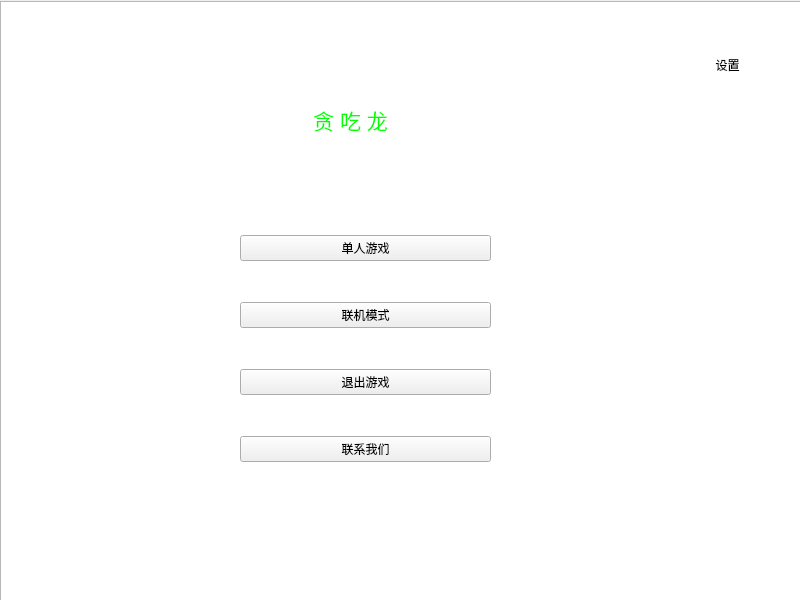
<?xml version="1.0" encoding="UTF-8"?>
<ui version="4.0">
 <class>MainWindow</class>
 <widget class="QMainWindow" name="MainWindow">
  <property name="geometry">
   <rect>
    <x>0</x>
    <y>0</y>
    <width>800</width>
    <height>600</height>
   </rect>
  </property>
  <property name="windowTitle">
   <string>MainWindow</string>
  </property>
  <widget class="QWidget" name="centralwidget">
   <widget class="QWidget" name="verticalLayoutWidget">
    <property name="geometry">
     <rect>
      <x>240</x>
      <y>200</y>
      <width>251</width>
      <height>301</height>
     </rect>
    </property>
    <layout class="QVBoxLayout" name="verticalLayout">
     <property name="spacing">
      <number>6</number>
     </property>
     <property name="sizeConstraint">
      <enum>QLayout::SetDefaultConstraint</enum>
     </property>
     <item>
      <widget class="QPushButton" name="pushButton">
       <property name="styleSheet">
        <string notr="true">font: 14pt &quot;Arial&quot;;</string>
       </property>
       <property name="text">
        <string>单人游戏</string>
       </property>
       <property name="icon">
        <iconset resource="GD_resource.qrc">
         <normaloff>:/icon/icon/people2.png</normaloff>:/icon/icon/people2.png</iconset>
       </property>
       <property name="iconSize">
        <size>
         <width>25</width>
         <height>25</height>
        </size>
       </property>
       <property name="autoDefault">
        <bool>true</bool>
       </property>
       <property name="flat">
        <bool>false</bool>
       </property>
      </widget>
     </item>
     <item>
      <widget class="QPushButton" name="pushButton_2">
       <property name="styleSheet">
        <string notr="true">font: 14pt &quot;Arial&quot;;</string>
       </property>
       <property name="text">
        <string>联机模式</string>
       </property>
       <property name="icon">
        <iconset resource="GD_resource.qrc">
         <normaloff>:/icon/icon/people1.png</normaloff>:/icon/icon/people1.png</iconset>
       </property>
       <property name="iconSize">
        <size>
         <width>25</width>
         <height>25</height>
        </size>
       </property>
      </widget>
     </item>
     <item>
      <widget class="QPushButton" name="pushButton_3">
       <property name="styleSheet">
        <string notr="true">font: 14pt &quot;Arial&quot;;</string>
       </property>
       <property name="text">
        <string>退出游戏</string>
       </property>
       <property name="icon">
        <iconset resource="GD_resource.qrc">
         <normaloff>:/icon/icon/people3.png</normaloff>:/icon/icon/people3.png</iconset>
       </property>
       <property name="iconSize">
        <size>
         <width>25</width>
         <height>25</height>
        </size>
       </property>
      </widget>
     </item>
     <item>
      <widget class="QPushButton" name="pushButton_4">
       <property name="styleSheet">
        <string notr="true">font: 14pt &quot;Arial&quot;;</string>
       </property>
       <property name="text">
        <string>联系我们</string>
       </property>
       <property name="icon">
        <iconset resource="GD_resource.qrc">
         <normaloff>:/icon/icon/people4.png</normaloff>:/icon/icon/people4.png</iconset>
       </property>
       <property name="iconSize">
        <size>
         <width>25</width>
         <height>25</height>
        </size>
       </property>
      </widget>
     </item>
    </layout>
   </widget>
   <widget class="QWidget" name="verticalLayoutWidget_2">
    <property name="geometry">
     <rect>
      <x>680</x>
      <y>40</y>
      <width>95</width>
      <height>51</height>
     </rect>
    </property>
    <layout class="QVBoxLayout" name="verticalLayout_2">
     <item>
      <widget class="QPushButton" name="pushButton_5">
       <property name="layoutDirection">
        <enum>Qt::LeftToRight</enum>
       </property>
       <property name="text">
        <string>设置</string>
       </property>
       <property name="icon">
        <iconset>
         <normaloff>../../../WorkSimulation/Yanhao/icon/cog.png</normaloff>../../../WorkSimulation/Yanhao/icon/cog.png</iconset>
       </property>
       <property name="checkable">
        <bool>true</bool>
       </property>
       <property name="autoDefault">
        <bool>false</bool>
       </property>
       <property name="default">
        <bool>false</bool>
       </property>
       <property name="flat">
        <bool>true</bool>
       </property>
      </widget>
     </item>
    </layout>
   </widget>
   <widget class="QLabel" name="label">
    <property name="geometry">
     <rect>
      <x>160</x>
      <y>50</y>
      <width>381</width>
      <height>141</height>
     </rect>
    </property>
    <property name="text">
     <string>&lt;html&gt;&lt;head/&gt;&lt;body&gt;&lt;p&gt;&lt;span style=&quot; font-size:16pt; color:#00ff00;&quot;&gt;贪 吃 龙&lt;/span&gt;&lt;/p&gt;&lt;/body&gt;&lt;/html&gt;</string>
    </property>
    <property name="textFormat">
     <enum>Qt::MarkdownText</enum>
    </property>
    <property name="alignment">
     <set>Qt::AlignCenter</set>
    </property>
    <property name="wordWrap">
     <bool>false</bool>
    </property>
   </widget>
   <widget class="QGraphicsView" name="graphicsView">
    <property name="geometry">
     <rect>
      <x>0</x>
      <y>1</y>
      <width>821</width>
      <height>661</height>
     </rect>
    </property>
    <property name="interactive">
     <bool>false</bool>
    </property>
   </widget>
   <zorder>graphicsView</zorder>
   <zorder>verticalLayoutWidget</zorder>
   <zorder>verticalLayoutWidget_2</zorder>
   <zorder>label</zorder>
  </widget>
 </widget>
 <resources>
  <include location="GD_resource.qrc"/>
 </resources>
 <connections/>
</ui>
